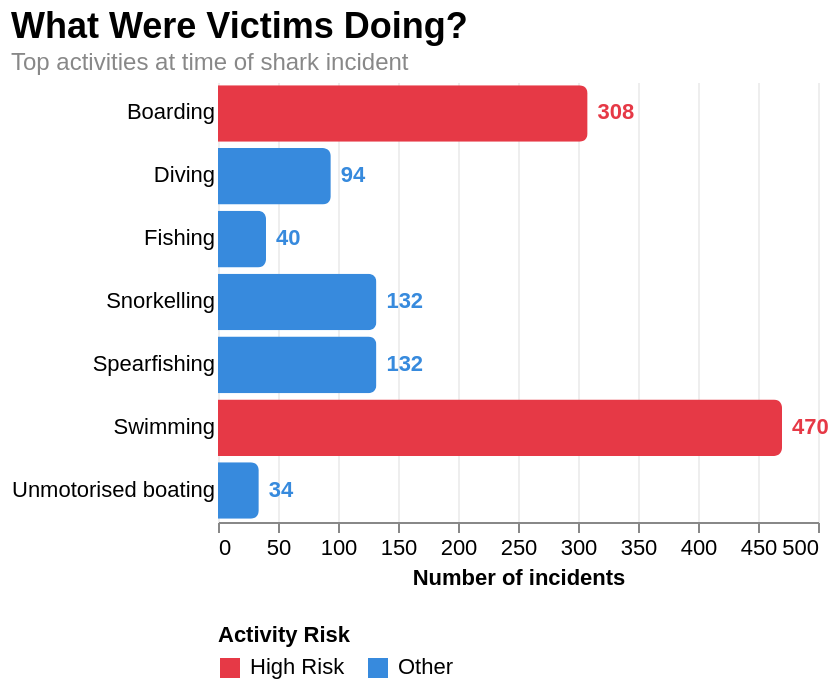

The Vega-Lite source for this figure:
### Vega-Lite specification from a JSON file in a GitHub repository (floating-point values rounded to 4 significant figures)
{"$schema": "https://vega.github.io/schema/vega-lite/v5.json", "title": {"text": "What Were Victims Doing?", "subtitle": "Top activities at time of shark incident", "fontSize": 18, "fontWeight": "bold", "subtitleFontSize": 12, "subtitleColor": "#888888", "anchor": "start"}, "width": "container", "height": 220, "config": {"view": {"stroke": ""}}, "data": {"values": [{"activity": "Swimming", "count": 470, "category": "High Risk"}, {"activity": "Boarding", "count": 308, "category": "High Risk"}, {"activity": "Spearfishing", "count": 132, "category": "Other"}, {"activity": "Snorkelling", "count": 132, "category": "Other"}, {"activity": "Diving", "count": 94, "category": "Other"}, {"activity": "Fishing", "count": 40, "category": "Other"}, {"activity": "Unmotorised boating", "count": 34, "category": "Other"}]}, "layer": [{"mark": {"type": "bar", "cornerRadiusEnd": 4}, "encoding": {"y": {"field": "activity", "type": "nominal", "sort": "-x", "axis": {"title": null, "labelFontSize": 11, "ticks": false, "domain": false}}, "x": {"field": "count", "type": "quantitative", "axis": {"title": "Number of incidents", "titleFontSize": 11, "labelFontSize": 11, "grid": true, "gridColor": "#eeeeee"}}, "color": {"field": "category", "type": "nominal", "scale": {"domain": ["High Risk", "Other"], "range": ["#e63946", "#378ADD"]}, "legend": {"title": "Activity Risk", "titleFontSize": 11, "labelFontSize": 11, "orient": "bottom", "direction": "horizontal"}}, "tooltip": [{"field": "activity", "title": "Activity"}, {"field": "count", "title": "Incidents"}]}}, {"mark": {"type": "text", "align": "left", "dx": 5, "fontSize": 11, "fontWeight": "bold"}, "encoding": {"y": {"field": "activity", "type": "nominal", "sort": "-x"}, "x": {"field": "count", "type": "quantitative"}, "text": {"field": "count", "type": "quantitative"}, "color": {"condition": {"test": "datum.activity === 'Swimming' || datum.activity === 'Boarding'", "value": "#e63946"}, "value": "#378ADD"}}}]}
